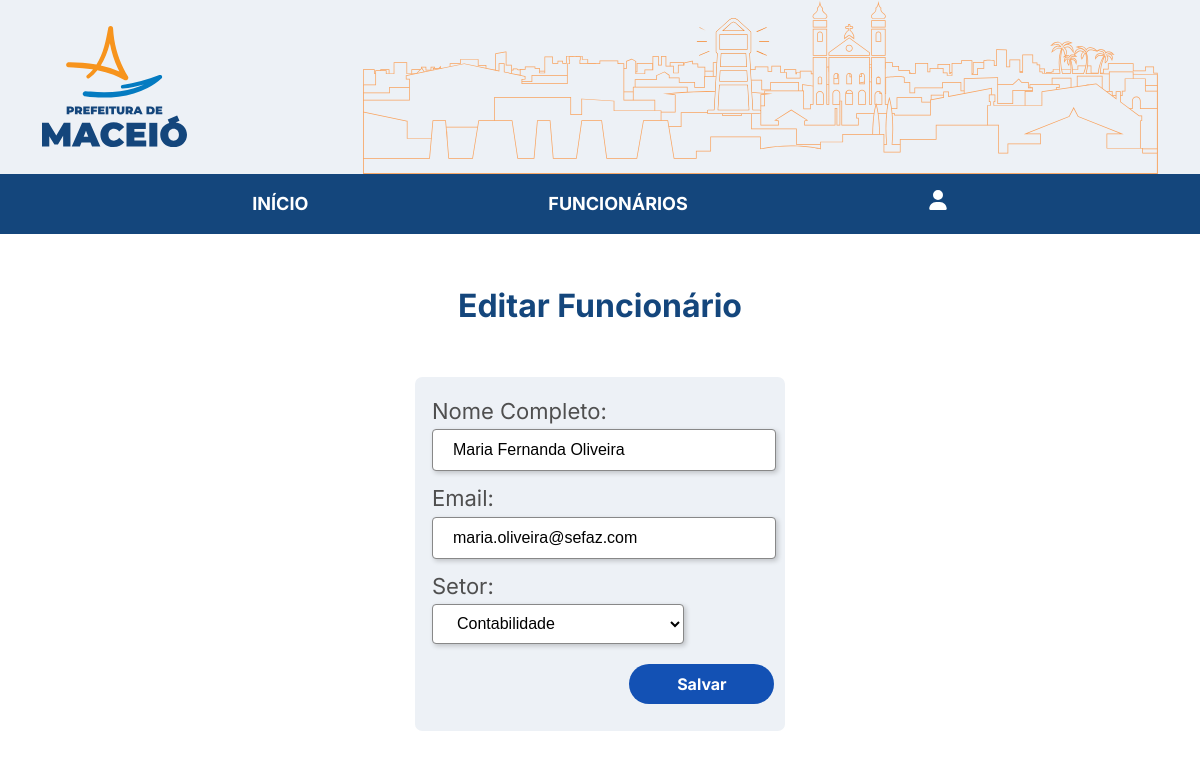
/editar/11, run on the app's committed database.
### core/models.py (models this page shows, shortened)
class Funcionario(models.Model):
    SETORES = [
        ('Contabilidade', 'Contabilidade'),
        ('Financeiro', 'Financeiro'),
        ('Atendimento', 'Atendimento'),
        ('Orçamento', 'Orçamento'),
        ('TI', 'TI')
    ]
    nome = models.CharField(max_length=255)
    email = models.EmailField(unique=True)
    setor = models.CharField(max_length=100, choices=SETORES)

### core/views.py (the view)
# urls.py: path('editar/<int:id>', editar, name="editar"),
def editar(request, id):
    funcionario = Funcionario.objects.get(id=id)
    return render(request, 'update_funcionario.html', {'funcionario' : funcionario})

### core/templates/update_funcionario.html (shortened to what this page needs)
{% load static %}
<!DOCTYPE html>
<html lang="pt-br">
<head>
    <link rel="stylesheet" href="{% static 'css/form.css' %}">
    <link rel="stylesheet" href="{% static 'css/inicio.css' %}">
</head>
<body>
    <header class="header">
        <div class="container">
            <img src="{% static 'assets/logo_prefeitura_de_maceio.svg' %}" alt="">
            <img src="{% static 'assets/maceio_topo.svg' %}" alt="">
        </div>
    </header>
    <nav class="navbar">
        <a class="navbar_text" href="{% url 'home' %}">INÍCIO</a>
        <a class="navbar_text" href="{% url 'listar' %}">FUNCIONÁRIOS</a>
        {% if user.is_authenticated %}
        <div class="navbar_text_user">
            <span class="navbar_text">Olá, {{ user.username }}</span>
            <a class="navbar_link_user" href="{% url 'logout' %}">Sair</a>
        </div>
        {% else %}
        <a class="navbar_text" href="{% url 'login' %}">
        </a>
        {% endif %}
    </nav>
    <main>
        <section class="funcionario_description">
            <h1>Editar Funcionário</h1>
        </section>
        <section class="section_form">
            <div class="container_form">
                <form action="{% url 'atualizar' funcionario.id %}" method="post">
                    <div class="form_input">
                        <label for="">Nome Completo:</label>
                        <br>
                        <input type="text" name="nome" value="{{ funcionario.nome }}">
                        <br>
                        <label for="">Email:</label>
                        <br>
                        <input type="email" name="email" value="{{ funcionario.email }}">
                        <br>
                        <label for="">Setor:</label>
                        <br>
                        <select name="setor" id="">
                            <option value="Contabilidade" {% if funcionario.setor == "Contabilidade" %}selected{% endif %}>Contabilidade</option>
                        </select>
                    </div>
                    <div class="container_submit_button">
                        <button type="submit">Salvar</button>
                    </div>
                </form>
            </div>
        </section>
    </main>
</body>
</html>

### core/static/css/form.css (style rules this page uses)
.funcionario_description { margin: 1.5% 0; padding: 15px; text-align: center; }
.funcionario_description h1 { font-size: 32px; font-weight: bold; color: #14467C; }
.container_form { width: 100%; display: flex; flex-direction: column; align-items: center; }
form { width: 40%; padding: 2%; text-align: left; background: #EDF1F6; border-radius: 2%; }
input, select { margin-bottom: 10px; width: 90%; height: 40px; padding: 0 20px 0 20px; background: #FFFFFF 0 0 no-repeat padding-box; box-shadow: 2px 2px 5px rgba(0, 0, 0, 0.2); border: 1px solid #888888; border-radius: 4px; font-size: 16px; }
select { width: 75%; }
.container_submit_button { margin: 3% 0; padding-left: 40px; width: 90%; display: flex; justify-content: flex-end; }
button { width: 145px; height: 40px; font-family: "Inter", Helvetica, Arial, sans-serif; font-size: 16px; font-weight: bold; color: #FFFFFF; background: #1351B4; border: none; border-radius: 24px; }

### core/static/css/inicio.css (style rules this page uses)
body { box-sizing: border-box; margin: 0; display: flex; flex-direction: column; min-height: 100vh; font-family: "Inter", Helvetica, Arial, sans-serif; font-size: 22px; line-height: 1.6em; color: #4F4F4F; }
.header { background: #EDF1F6; }
.container { padding: 0 15px; display: flex; justify-content: center; gap: 15%; }
.navbar { height: 60px; display: flex; justify-content: center; align-items: center; gap: 20%; background-color: #14467C; }
.navbar_text { font-family: "Inter", Helvetica, Arial, sans-serif; font-weight: bold; font-size: 18px; color: #FFFFFF; text-decoration: none; list-style: none; }
main { min-height: 90vh; flex: 1; width: 70%; margin: 0 auto; }

### data on the page
Funcionario: nome "Maria Fernanda Oliveira", email "maria.oliveira@sefaz.com", setor "Contabilidade"
